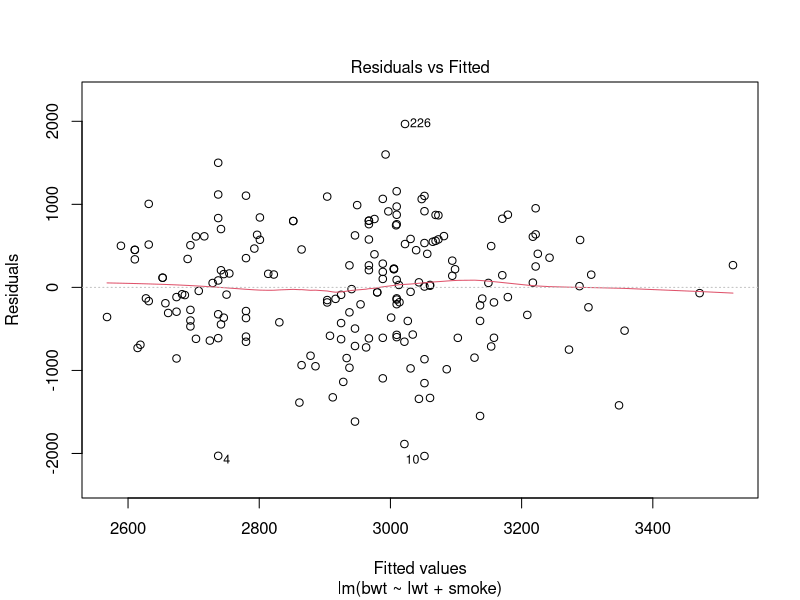

The R source for this figure:
## ---- chunk 1
library(MASS)
fit <- lm(bwt ~ lwt + smoke, data = birthwt)
round(summary(fit)$coef[,c(1,4)], 5)
## ---- chunk 2
round(summary(fit)$adj, 3)
## ---- chunk 3
plot(fit, which = 1)
